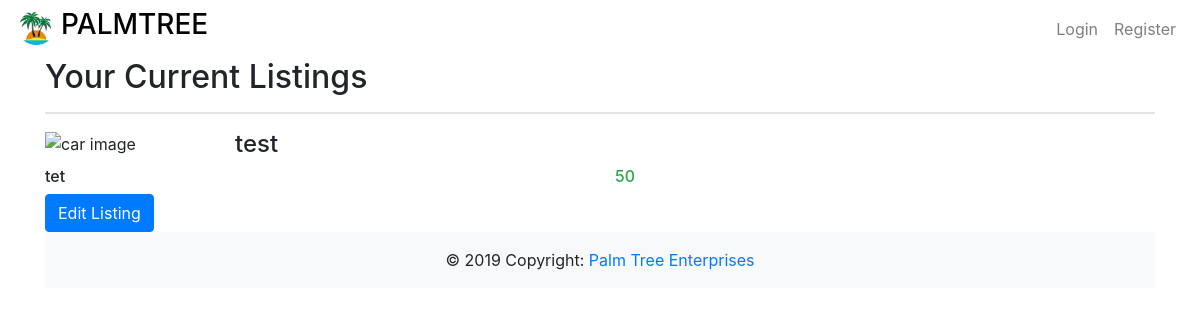
Page /manage/2 on the earlier database version.
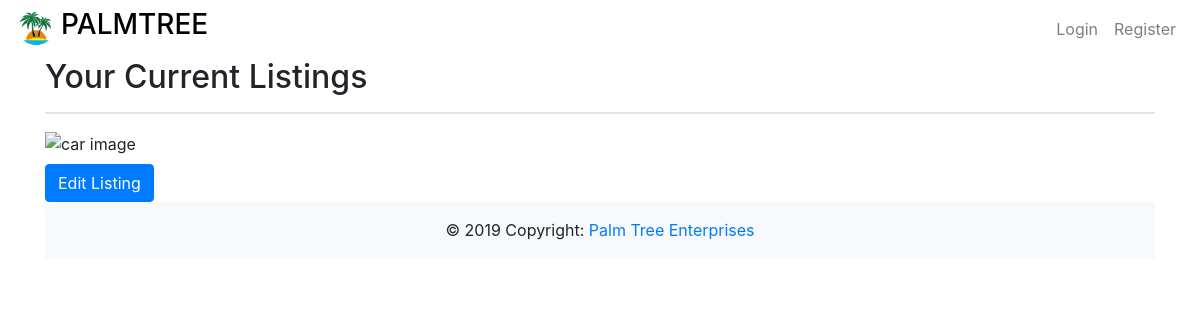
Same page on the later database version.
### palmtree/models.py (models this page shows, shortened)
class Listing(db.Model):
    __tablename__ = 'listings'
    id = db.Column(db.Integer, primary_key=True)
    description = db.Column(db.String(200))
    title = db.Column(db.String(80))
    image = db.Column(db.String(400))
    price = db.Column(db.String(5))
    category = db.Column(db.String(80))
    created_by = db.Column(db.Integer, db.ForeignKey('users.userID'))
    created_at = db.Column(db.String(80))

### palmtree/manage.py (the view)
@bp.route('/manage/<id>', methods=['GET', 'POST'])
def manage(id):
    form = ListingForm()
    listing = Listing.query.all()
    print('Method type: ', request.method)
    listing = Listing.query.filter_by(id=id).first()
    if request.method == "POST":
        listing.title = form.title.data
        listing.description = form.description.data
        listing.price = form.price.data
        listing.category = form.category.data
        db.session.commit()
    return render_template('manage.html', form=form, listing=listing)

### palmtree/templates/manage.html (shortened to what this page needs)
{% extends 'base.html' %} {% import "bootstrap/wtf.html" as wtf %}  {% block content %}
<body>
<div class="container">
  <h2>Your Current Listings</h2>
    <hr style="border-width: 2px;;">
  <div class="row">
    <div class="col-sm-2">
      <img src="{{listing.image}}" alt="car image">
   </div>
    <div class="col-sm-2">
      <h4>{{listing.title}}</h4>
    </div>
  </div>
  <div class="row">
    <div class="col-sm-6">
      <h6>{{listing.description}}</h6>
    </div>
    <div class="col-sm-2">
      <h6 class="text-success">{{listing.price}}</h6>
    </div>
  </div>
  <button type="button" class="btn btn-primary" data-toggle="modal" data-target="#exampleModalLong">
    Edit Listing
  </button>
</body>
{% endblock %}

### palmtree/templates/base.html (shortened to what this page needs)
<!DOCTYPE html>
<html lang="en">
  <head>
    <link rel="stylesheet" href="../static/normalize.css" />
    <link
      rel="stylesheet"
      href="https://stackpath.bootstrapcdn.com/bootstrap/4.1.3/css/bootstrap.min.css"
    />
    <link rel="stylesheet" href="../static/main.css" />
  </head>
  <body>
    <nav
      class="navbar navbar-expand-sm bg-#e3f2fd navbar-light justify-content-between"
    >
      <ul class="navbar-nav">
        <a id="logo" href="/">
          <img src="../static/imgs/logo.png" width="40" height="40" />
          <h3>PALMTREE</h3>
        </a>
      </ul>
      {% if current_user.is_authenticated %}
      <ul class="col-md-5 text-center">
        <form class="form-inline d-flex flex-nowrap">
          <select
            class="form-control col-md-12 mx-auto text-center"
            id="list"
            accesskey="target"
          >
            <option value="none" selected>Select any category..</option>
            <option value="accord.html">Honda</option>
            <option value="jeep.html">Jeep</option>
            <option value="hyundai.html">Hyundai</option>
            <option value="hilux.html">Hilux</option>
            <option value="chev.html">Chevrolet</option>
            <option value="ranger.html">Ranger</option>
          </select>
          <button
            type="button"
            class="btn btn-primary"
            value="Go"
            onclick="goToNewPage()"
          >
            Search
          </button>
        </form>
      </ul>
      <ul class="navbar-nav">
        <li class="nav-item">
          <div class="dropdown show profile">
            <a
              class="dropdown-toggle"
              href="#"
              role="button"
              id="dropdownMenuLink"
              data-toggle="dropdown"
              aria-haspopup="true"
              aria-expanded="false"
            >
              <i class="material-icons">
                person
              </i>
              Hey,
              {{ current_user.username }}
            </a>
            <div class="dropdown-menu" aria-labelledby="dropdownMenuLink">
              <a class="dropdown-item" href="/manage">Manage Lisitngs</a>
              <a class="dropdown-item" href="/logout">Logout</a>
            </div>
          </div>
        </li>
        <li>
          <a href="/listings/create">
            <i style="font-size: 2rem;" class="material-icons">
              add_box
            </i>
          </a>
        </li>
      </ul>
      {% else %}
      <ul class="navbar-nav">
        <li class="nav-item">
          <a class="nav-link" href="/login">Login</a>
        </li>
        <li class="nav-item">
          <a class="nav-link" href="/register ">Register</a>
        </li>
      </ul>
      {% endif %}
    </nav>
    {% block content %} {% endblock %}
    <footer class="page-footer font-small blue">
      <div class="bg-light text-center" style="width:100%;">
        <div class="footer-copyright py-3">
          © 2019 Copyright:
          <a href="google.com">Palm Tree Enterprises</a>
        </div>
      </div>
    </footer>
  </body>
</html>

### palmtree/static/main.css (style rules this page uses)
body, html { margin: 0; padding: 0; width: 100%; height: 100%; }
#logo { color: black; text-decoration: none; display: flex; justify-content: center; }
#logo h3 { display: inline; margin-left: 5px; }

Differences in the rows shown:
removed Listing: title "test", description "tet", price "50"
